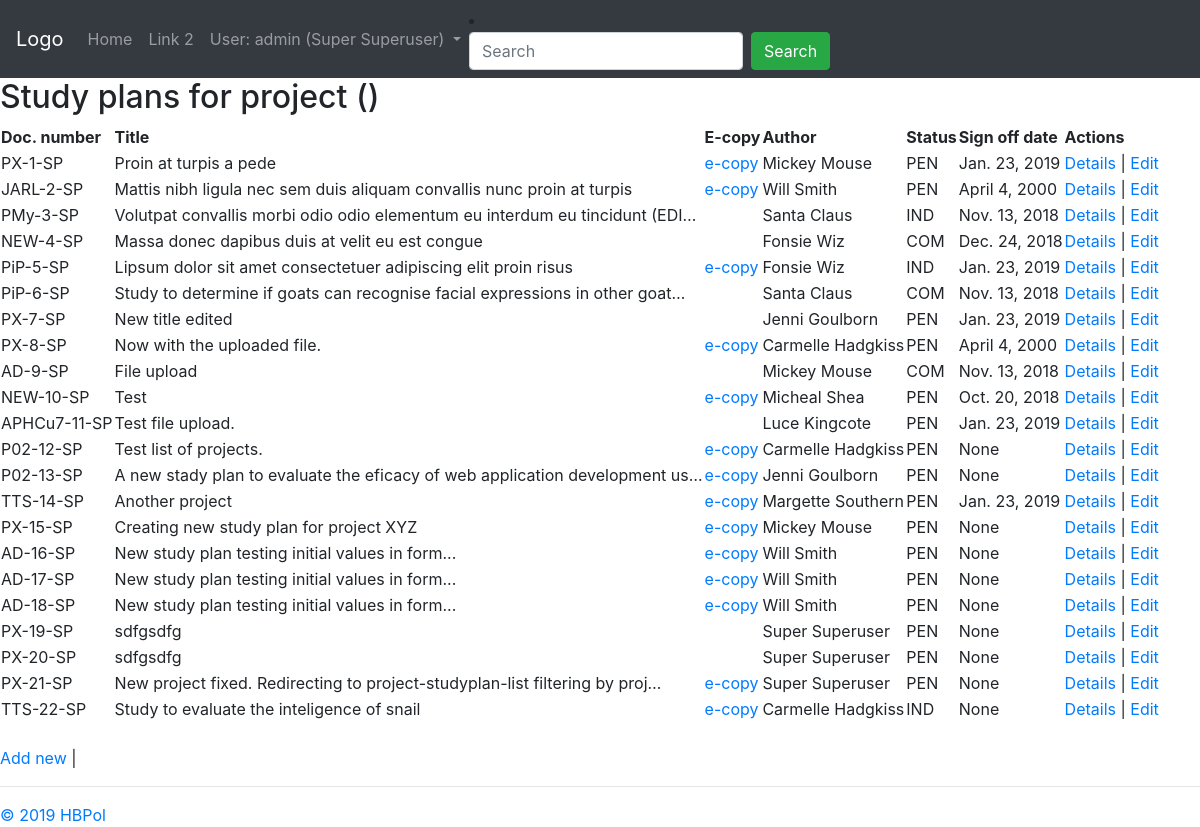
Page /coreapp/studyplan/ (signed in) on the earlier database version.
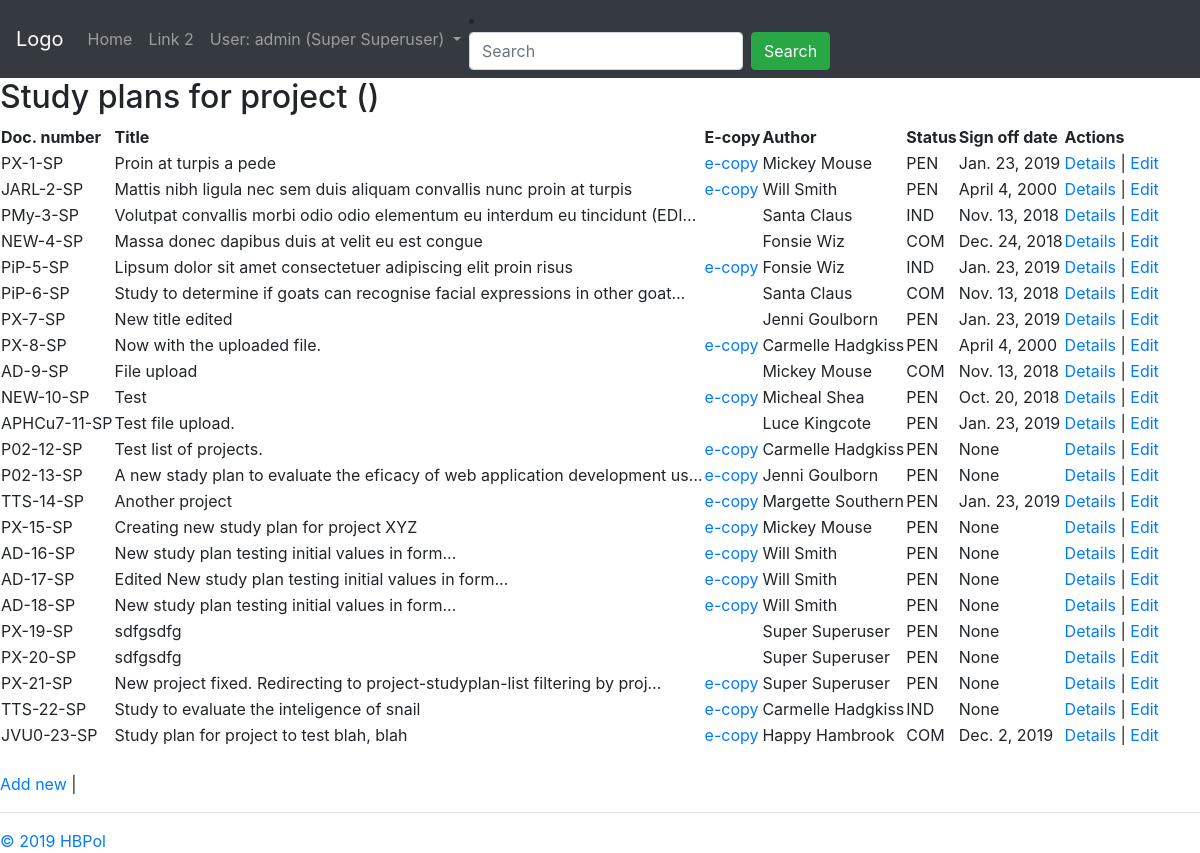
Same page on the later database version.
### coreapp/models.py (models this page shows, shortened)
class Document(models.Model):
    author = models.ForeignKey(settings.AUTH_USER_MODEL, on_delete=models.SET_NULL, blank=True, null=True, verbose_name="Main author")
    project = models.ForeignKey(Project, on_delete=models.SET_NULL, blank=True, null=True, verbose_name="Associated project")
    title = models.TextField("Document title")
    location = models.ForeignKey(Location, on_delete=models.SET_NULL, blank=True, null=True, verbose_name="Hard copy location")
    document_code = models.CharField("Document code (e.g. study plan, report... )", max_length=3, choices=DOCUMENT_CODE, default='OTH')
    efile = models.FileField("Scanned copy", upload_to='uploads/', null=True, blank=True)
    class Meta:
        abstract = True

class StudyPlan(Document):
    status = models.CharField("Document status", max_length=3, choices=DOCUMENT_STATUS, default='PEN')
    document_code = 'SP'
    sign_date = models.DateField("Sign-off date", null=True, blank=True)

class Project(models.Model):
    name = models.CharField("Project name", max_length=128)
    leader = models.ForeignKey(settings.AUTH_USER_MODEL, on_delete=models.SET_NULL, blank=True, null=True, verbose_name="Project leader")
    prefix = models.CharField("Project code", max_length=8)

class User (AbstractUser):
    date_left = models.DateField(null=True, blank=True)
    def __str__(self):
        return self.get_full_name()

### coreapp/views.py (the view)
# urls.py: path('studyplan/', views.studyplan_list, name='studyplan-list'),
@login_required
def studyplan_list(request):
    studyplans = StudyPlan.objects.all()
    context = {'studyplans': studyplans, 'page_title': 'R&D EPI | Study plans'}
    return render(request, 'coreapp/studyplan_list.html', context)

### coreapp/templates/coreapp/studyplan_list.html
{% extends 'coreapp/base_generic.html' %}
{% block content %}
	{% include 'coreapp/studyplan_list_core.html' %}
{% endblock %}

### coreapp/templates/coreapp/studyplan_list_core.html (shortened to what this page needs)
	<h2>Study plans for project {{ project.name }} ({{ project.prefix }})</h2>
	<table>
		<thead>
			<th>Doc. number</th>
			<th>Title</th>
			<th>E-copy</th>
			<th>Author</th>
			<th>Status</th>
			<th>Sign off date</th>
			<th>Actions</th>
		</thead>
		{% for studyplan in studyplans %}
		<tr>
			<td>{{ studyplan.project.prefix }}-{{ studyplan.id }}-{{ studyplan.document_code }}</td>
			<td>{{ studyplan.title|truncatechars:75 }}</td>
			<td>
			{% if studyplan.efile %}
				<a href="{{ MEDIA_URL }}{{ studyplan.efile }}">e-copy</a>
			{% endif %}
			</td>
			<td>{{ studyplan.author }}</td>
			<td>{{ studyplan.status }}</td>
			<td>{{ studyplan.sign_date }}</td>
			<td><a href="{% url 'studyplan-detail' studyplan.id %}">Details</a> | <a href="{% url 'studyplan-edit' studyplan.id %}">Edit</a></td>
		</tr>
		{% endfor %}
	</table>
	<br>
	<a href="{% url 'studyplan-create' %}">Add new</a> |

Differences in the rows shown:
changed StudyPlan id 17: title "New study plan testing initial values in form..." → "Edited New study plan testing initial values in form..."
added StudyPlan: project.prefix "JVU0", id "23", document_code "SP", title "Study plan for project to test blah, blah", author "Happy Hambrook", status "COM", sign_date "Dec. 2, 2019"
